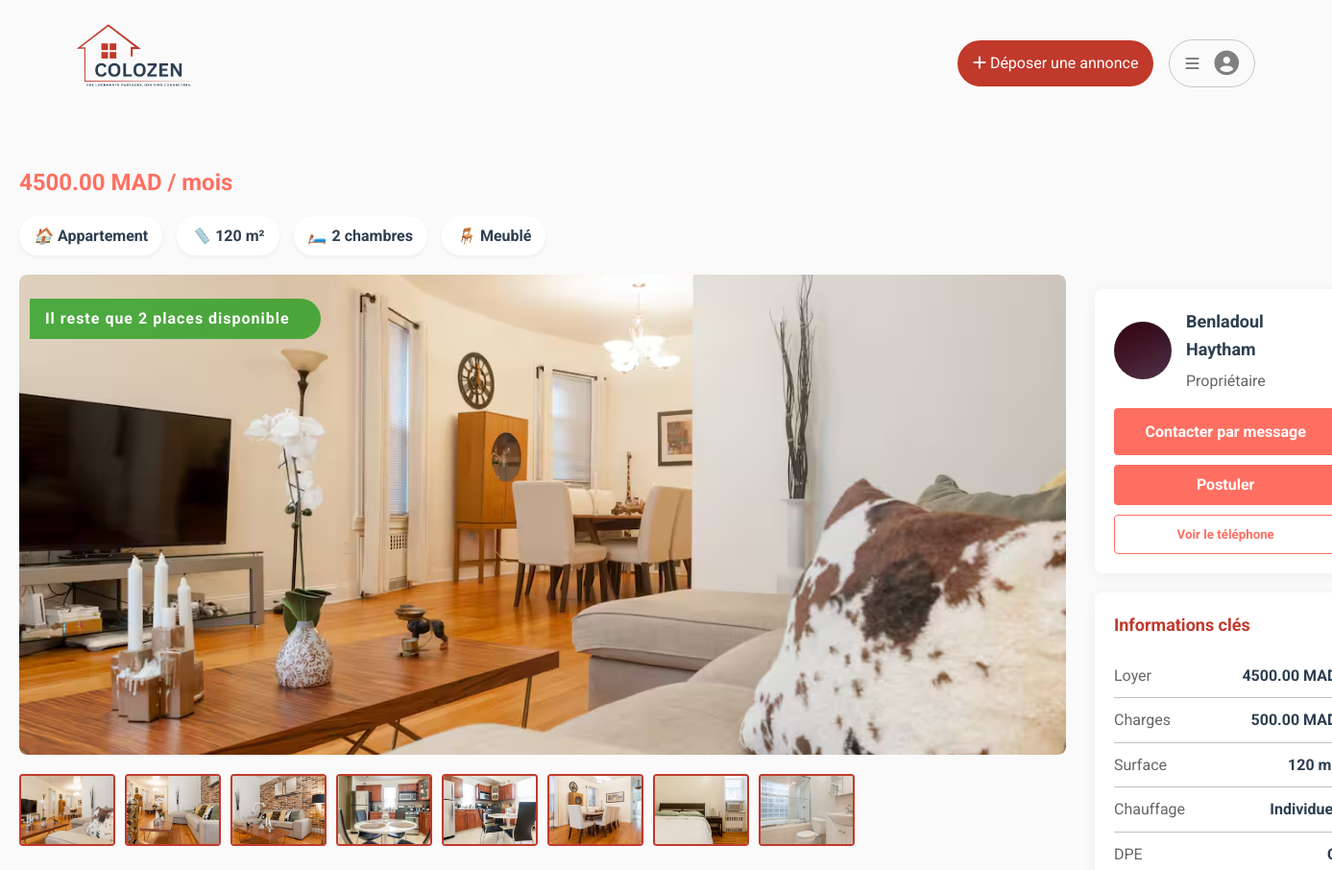
/app1/annonce/4 (upper part), run on an earlier commit of the app's database.
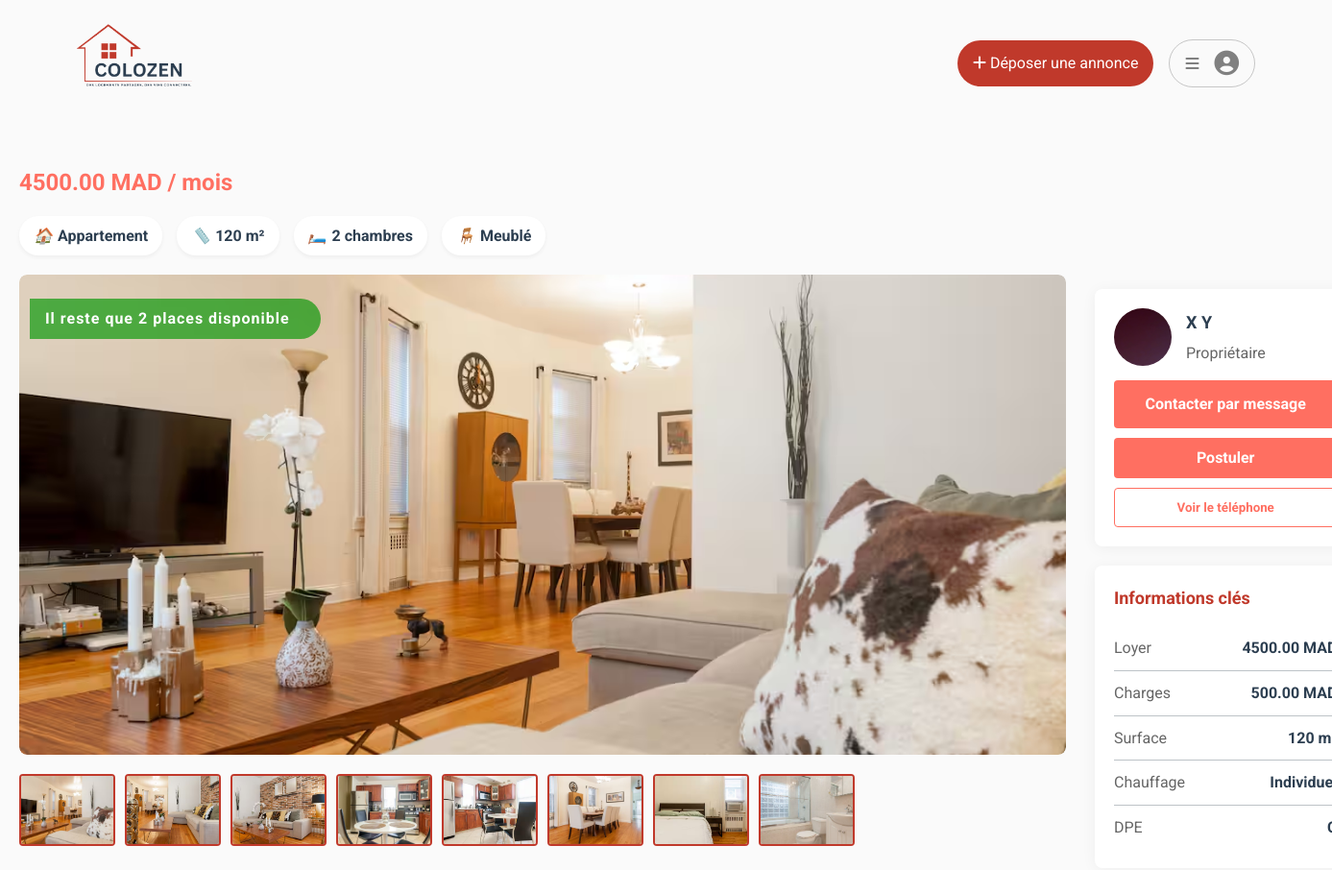
And on a later commit of the database.
### app1/models.py (models this page shows, shortened)
class ColocationOffer(models.Model):
    STATUS_TYPES = [
        ('Disponible', 'Disponible'),
        ('Refusé', 'Refusé'),
        ('En attente', 'En attente'),
        ('Fini', 'Fini'),
    ]
    owner = models.ForeignKey(CustomUser, on_delete=models.CASCADE, related_name="colocation_offers")
    house = models.ForeignKey(House, on_delete=models.CASCADE, null=True , blank=True , related_name="offers")
    nombre_personne = models.PositiveIntegerField(default=1)
    rent = models.DecimalField(max_digits=10, decimal_places=2)
    charges = models.DecimalField(max_digits=10, decimal_places=2)
    status = models.CharField(max_length=255, choices=STATUS_TYPES, default="En attente")
    autorisation = models.BooleanField(default=False)
    created_at = models.DateTimeField(auto_now_add=True)

class House(models.Model):
    PROPERTY_TYPES = [
        ('Appartement', 'Appartement'),
        ('Maison', 'Maison'),
        ('Studio', 'Studio'),
        ('Loft', 'Loft'),
        ('Chambre', 'Chambre'),
        ('Autre', 'Autre'),
    ]
    FURNISHED_CHOICES = [
        ('Meublé', 'Meublé'),
        ('Non meublé', 'Non meublé'),
    ]
    owner = models.ForeignKey(CustomUser, on_delete=models.CASCADE, related_name="houses")
    title = models.CharField(max_length=255)
    description = models.TextField()
    property_type = models.CharField(max_length=255, choices=PROPERTY_TYPES)
    furnished = models.CharField(max_length=255, choices=FURNISHED_CHOICES)
    surface = models.PositiveIntegerField()
    rooms = models.PositiveIntegerField()
    bedrooms = models.PositiveIntegerField()
    address = models.CharField(max_length=255)
    city = models.ForeignKey(City, on_delete=models.CASCADE)
    code_postal = models.BigIntegerField(blank=True, null=True)
    region = models.CharField(max_length=255, null=True, blank=True)
    location_name = models.CharField(max_length=255, default="Location undefined")
    parking = models.BooleanField(default=False)
    elevator = models.BooleanField(default=False)
    balcony = models.BooleanField(default=False)
    heating = models.BooleanField(default=False)
    ac = models.BooleanField(default=False)
    garden = models.BooleanField(default=False)

class ColocationPhoto(models.Model):
    offer = models.ForeignKey(ColocationOffer, on_delete=models.CASCADE, related_name='photos')
    image = models.ImageField(upload_to='colocation_photos/')

class CustomUser(AbstractUser):
    SEX_TYPES = [
        ('Homme' , 'Homme'),
        ('Femme' , 'Femme'),
    ]
    Status_Types = [
        ('Admin','Admin'),
        ('Visiteur','Visiteur'),
        ('Étudiant' , 'Étudiant'),
        ('Entrepreneur' , 'Entrepreneur') ,
    ]
    email = models.EmailField(unique=True)
    pays = CountryField(default='MA')
    date_naissance = models.DateField(blank=True , null= True )
    ville = models.CharField(max_length=255,blank=True,null=True)
    adress = models.CharField(max_length=255,blank=True,null=True)
    code_postal = models.BigIntegerField(blank=True,null=True)
    phone_number = models.CharField(max_length=15, blank=True, null=True)
    genre = models.CharField(max_length=255,choices=SEX_TYPES,default="Homme")
    status = models.CharField(max_length=255,choices=Status_Types,default="Visiteur")
    ProfileImage = models.ImageField(upload_to="profileimage/" , default="profileimage/default.png")
    Email_Verifiyed = models.DateField(auto_now=False, auto_now_add=False,blank=True,null=True)
    activation = models.BooleanField(default=False)
    date_created = models.DateTimeField(default=timezone.now)

### app1/views.py (the view)
# urls.py: path('annonce/<int:code>',annonce_page,name="annonce_page"),
def annonce_page(request , code ):
    annonce = ColocationOffer.objects.get(id = code )
    images = ColocationPhoto.objects.filter(offer = annonce)
    annonce_similaire = ColocationOffer.objects.filter(house__city=annonce.house.city).exclude(id=annonce.id)[:3]
    return render(request,'pages/annonce.html',{"annonce":annonce , "images" : images , "similaire" : annonce_similaire})

### templates/pages/annonce.html (shortened to what this page needs)
<!DOCTYPE html>
{% load static %}
<html lang="fr">
<head>
    <link rel="stylesheet" href="{% static "css/main/main.css" %}">
    <link rel="stylesheet" href="{% static "css/pages/annonce.css" %}">
    <link rel="stylesheet" href="https://unpkg.com/leaflet/dist/leaflet.css" />
</head>
<body>
    {% include "../layouts/nav.html" %}
    <div class="container">
        <p class="property-price">{{annonce.rent}} MAD / mois</p>
        <div class="property-details">
            <div class="property-detail">
                <i>🏠</i> {{annonce.house.property_type}}
            </div>
            <div class="property-detail">
                <i>📏</i> {{annonce.house.surface}} m²
            </div>
            <div class="property-detail">
                <i>🛏️</i> {{annonce.house.bedrooms}} chambres
            </div>
            <div class="property-detail">
                <i>🪑</i> {{annonce.house.furnished}}
            </div>
        </div>
        <div class="main-content">
            <div class="left-column">
                <div class="gallery">
                    <img src="{{images.0.image.url}}" alt="Photo principale de l'appartement" class="main-image">
                    <p>Il reste que {{annonce.nombre_personne}} places disponible</p>
                </div>
                <div class="thumbnails" style="max-width:80%;overflow-x:auto;">
                    {% for image in images  %}
                        <img src="{{image.image.url}}" alt="Image du bien" class="thumbnail active">
                    {% endfor %}
                </div>
            </div>
            <div class="sidebar" style="width:120%">
                <div class="agent-card">
                    <div class="agent-header">
                        <img src="{{annonce.owner.ProfileImage.url}}" alt="Photo du propriétaire" class="agent-avatar">
                        <div class="agent-info">
                            <h3>{{annonce.owner.first_name}} {{annonce.owner.last_name}}</h3>
                            <p>Propriétaire</p>
                        </div>
                    </div>
                    {% if not request.user == annonce.owner %}
                    <div class="agent-contact">
                        <a style="text-decoration:none;" class="contact-button" href="{% url "specificmessages" annonce.owner.id %}" style="padding:.5rem 1rem">Contacter par message</a>
                        <a href="{% url "postuler_annonce" annonce.owner.id annonce.id %}" class="contact-button" style="padding:.5rem 1rem;text-decoration:none;">Postuler</a>
                        <button class="phone-button">Voir le téléphone</button>
                    </div>
                    {% endif %}
                </div>
                <div class="key-info">
                    <h3>Informations clés</h3>
                    <ul class="info-list">
                        <li class="info-item">
                            <span class="info-label">Loyer</span>
                            <span class="info-value">{{annonce.rent}} MAD</span>
                        </li>
                        <li class="info-item">
                            <span class="info-label">Charges</span>
                            <span class="info-value">{{annonce.charges}} MAD</span>
                        </li>
                        <li class="info-item">
                            <span class="info-label">Surface</span>
                            <span class="info-value">{{annonce.house.surface}} m²</span>
                        </li>
                        <li class="info-item">
                            <span class="info-label">Chauffage</span>
                            <span class="info-value">Individuel</span>
                        </li>
                        <li class="info-item">
                            <span class="info-label">DPE</span>
                            <span class="info-value">C</span>
                        </li>
                    </ul>
                </div>
            </div>
        </div>
    </div>
    {% include "../layouts/footer.html" %}
</body>
</html>

### templates/layouts/nav.html (shortened to what this page needs)
<!DOCTYPE html>
{% load static %}
<html lang="en">
<head>
    <link rel="stylesheet" href="{% static "css/main/main.css" %}">
    <link rel="stylesheet" href="{% static "css/layouts/nav.css" %}">
</head>
<body>
    <nav class="navbar">
        <div class="logo">
            <a href="{% url "homepage" %}"><img src="{% static "images/logo.png" %}" alt="logo of the website "></a>
        </div>
        <div class="user">
            {% if request.user.is_authenticated %}
                {% if request.user.status != "Admin" %}
                    <a href="{% url "add_annonce_location" %}" id="annonce"><i class="fa-solid fa-plus"></i> Déposer une annonce</a>
                {% endif %}
            {% else %}
                <a href="{% url "login" %}" id="annonce"><i class="fa-solid fa-plus"></i> Déposer une annonce</a>
            {% endif %}
            <div class="guest">
                <i class="fa-solid fa-bars"></i>
                <i class="fa-solid fa-circle-user" id="user"></i>
            </div>
        </div>
    </nav>

### templates/layouts/footer.html (shortened to what this page needs)
{% load static %}
<link rel="stylesheet" href="{% static "css/main/main.css" %}">
<link rel="stylesheet" href="{% static "css/layouts/footer.css" %}">

### app1/static/css/main/main.css (style rules this page uses)
* { border: none; outline: none; box-sizing: border-box; padding: 0; margin: 0; font-family: "Roboto", sans-serif; }
body { background-color: #FAFAFA; position: relative; min-height: 100vh; }

### app1/static/css/pages/annonce.css (style rules this page uses)
:root { --color-primary: #C0392B; --color-accent: #E74C3C; --color-background: #FDFEFE; --color-text: #2C3E50; --color-cta: #FF6F61; --color-secondary: #BDC3C7; --color-white: #FFFFFF; --color-border: #BDC3C7; }
body { font-family: 'Arial', sans-serif; background-color: var(--color-background); color: var(--color-text); margin: 0; padding: 0; line-height: 1.6; }
.container { max-width: 1400px; margin: 0 auto; padding: 20px; }
.logo { font-size: 24px; font-weight: bold; color: var(--color-primary); }
.property-price { font-size: 24px; font-weight: bold; color: var(--color-cta); margin-bottom: 15px; }
.property-details { display: flex; flex-wrap: wrap; gap: 15px; margin-bottom: 20px; }
.property-detail { background-color: var(--color-white); padding: 8px 15px; border-radius: 20px; font-weight: bold; display: flex; align-items: center; gap: 5px; box-shadow: 0 2px 4px rgba(0,0,0,0.05); }
.property-detail i { color: var(--color-primary); }
.main-content { display: grid; grid-template-columns: 3fr 1fr; gap: 30px; }
.gallery { position: relative; height: 500px; overflow: hidden; border-radius: 8px; margin-bottom: 20px; }
.gallery img { width: 100%; }
.main-image { width: 100%; height: 100%; object-fit: cover; border-radius: 8px; transition: transform 0.3s; }
.thumbnails { display: flex; gap: 10px; margin-bottom: 30px; overflow-x: auto; padding-bottom: 10px; }
.thumbnail { width: 100px; height: 75px; border-radius: 4px; cursor: pointer; object-fit: cover; transition: transform 0.2s; }
.thumbnail.active { border: 2px solid var(--color-primary); }
.sidebar { margin-top: 15px; }
.agent-card { background-color: var(--color-white); border-radius: 8px; padding: 20px; box-shadow: 0 2px 15px rgba(0,0,0,0.05); margin-bottom: 20px; }
.agent-header { display: flex; align-items: center; gap: 15px; margin-bottom: 15px; }
.agent-avatar { width: 60px; height: 60px; border-radius: 50%; object-fit: cover; }
.agent-info h3 { margin: 0; font-size: 18px; }
.agent-info p { margin: 5px 0 0; color: #666; }
.agent-contact { margin-top: 15px; }
.contact-button { display: block; width: 100%; padding: 12px; background-color: var(--color-cta); color: var(--color-white); font-weight: bold; text-align: center; border: none; border-radius: 4px; margin-bottom: 10px; cursor: pointer; transition: background-color 0.2s; }
.phone-button { display: block; width: 100%; padding: 12px; background-color: var(--color-white); color: var(--color-cta); border: 1px solid var(--color-cta); font-weight: bold; text-align: center; border-radius: 4px; cursor: pointer; transition: background-color 0.2s; }
.key-info { background-color: var(--color-white); border-radius: 8px; padding: 20px; box-shadow: 0 2px 15px rgba(0,0,0,0.05); margin-top: 20px; }
.key-info h3 { margin-top: 0; margin-bottom: 15px; color: var(--color-primary); font-size: 18px; }
.info-list { list-style: none; padding: 0; margin: 0; }
.info-item { display: flex; justify-content: space-between; padding: 10px 0; border-bottom: 1px solid var(--color-border); }
.info-item:last-child { border-bottom: none; }
.info-label { color: #666; }
.info-value { font-weight: bold; }
.gallery { position: relative; }
.gallery p { z-index: 10000; color: white; background-color: rgba(3, 150, 3, 0.66); position: absolute; top: 5%; left: 1%; padding: .5rem 2rem .5rem 1rem; letter-spacing: 1px; border-radius: 0 30rem 30rem 0; font-weight: bolder; }

### app1/static/css/layouts/footer.css (style rules this page uses)
:root { --color-primary: #C0392B; --color-accent: #E74C3C; --color-background: #FDFEFE; --color-text: #2C3E50; --color-cta: #FF6F61; --color-secondary: #BDC3C7; --color-white: #FFFFFF; --color-footer-bg: #34495E; }

What changed in the data, as far as the page shows it:
changed through a linked row, ColocationOffer "Appartement": owner.first_name "Benladoul" → "X"; owner.last_name "Haytham" → "Y"
